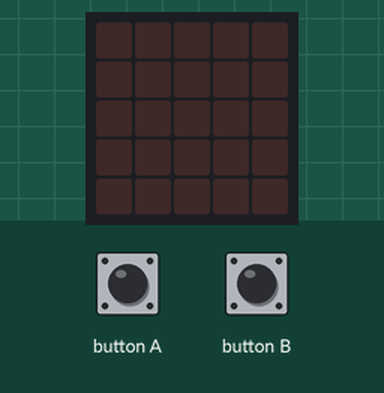
Recording of a program running on a simulated BBC micro:bit (MakeCode). On the bench: the board's 5×5 LED display. The inputs (shaded band) are chosen by the test bench.

Above: at 1.2 s.
1.3 s: button A pressed for 0.15 s
At 2.3 s:
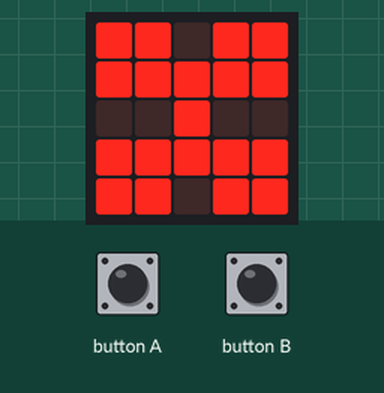
At 3.6 s:
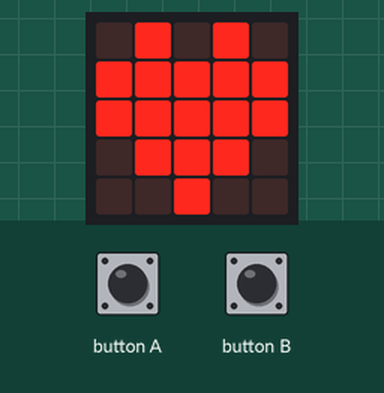
3.9 s: button B pressed for 0.15 s
At 4.9 s:
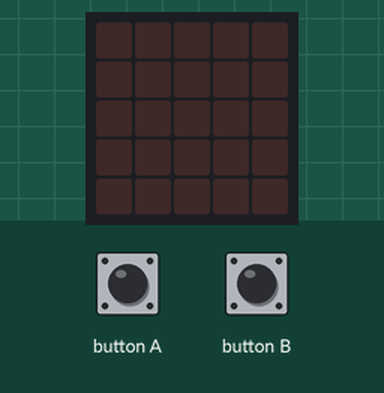
Timing chart, 0 to 6.9 s (numbered marks = the images above; inputs shaded):
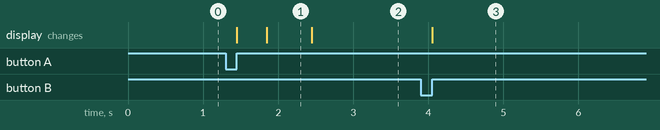

The program:

main.ts
```typescript
input.onButtonPressed(Button.A, function () {
    basic.showLeds(`
        . # . # .
        . . . . .
        # # # # #
        . . # # #
        . . # # #
        `)
    basic.showIcon(IconNames.Butterfly)
    basic.showIcon(IconNames.Heart)
})
input.onButtonPressed(Button.B, function () {
    basic.clearScreen()
})
basic.forever(function () {

})
```

test.ts
```typescript
// aquí va el archivo "tests"; esto no se compilará cuando este paquete se utilice como una extensión.
```

Measured:
- after the input at 1.3 s, the display: first changes after 0.15 s (image 1 shows a later state)
- after the input at 3.9 s, the display: changes after 0.15 s (image 3)
- what the display in image 1 shows lasts 0.6 s, from 1.9 s to 2.5 s
